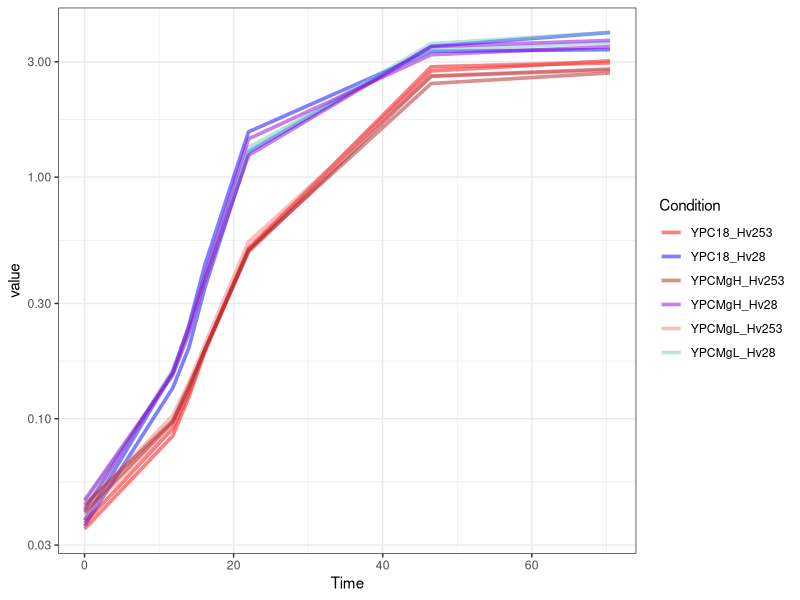

Source code (R):
## ---- chunk 1
library(ggplot2)
library(reshape2)
library(readxl)
library(stringr)
## ---- chunk 2
Mgflaskdata=read_excel("Mgflask_Rinput.xlsx")
## ---- chunk 3
Mgflaskdata_melted=melt(Mgflaskdata,id.vars="Time")
Condition=str_sub(Mgflaskdata_melted$variable,1,nchar(as.character(Mgflaskdata_melted$variable))-2)
Mgflaskdata_melted$Condition=Condition
## ---- chunk 4
#pdf("Mg-lines", height = 4, width = 6)
ggplot(Mgflaskdata_melted,aes(x=Time,y=value,colour=Condition))+theme_bw()+scale_y_log10()+geom_line(size=1.25,alpha=0.5,aes(group=variable))+scale_color_manual(values=c("red","blue","firebrick","darkviolet","lightcoral","cadetblue3"))
#dev.off()
